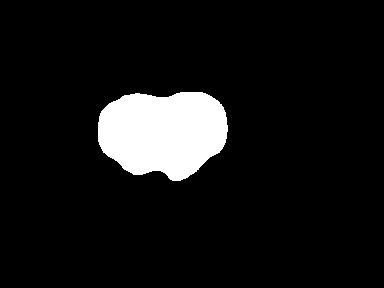
#> input picture test_images/30.tif, 384 x 288 px
$ python polar_transformations.py
#> lines starting #> are read from the running program, lines starting #| are printed output that depends on the picture; after the words box and inside, x2 and y2 are one past the last pixel; in counts of white or black regions, pixels touching at a corner belong together
import os


from scipy.ndimage.measurements import label as skimage_label
from skimage.measure import regionprops

import matplotlib.pyplot as plt
import numpy as np
import cv2 as cv

def centroids(img):
  img[img < 1] = 0
  label, count = skimage_label(img)
  props = regionprops(label)
  centroids = np.array([(p.centroid[1], p.centroid[0]) for p in props])
  return centroids

def get_connected_component(img, center):
  labels, count = skimage_label(img, structure=np.ones((3, 3)))
  if count == 0:
    return img
  center = np.round(center).astype(int)
  center_label = labels[center[1], center[0]]
  cc = labels == center_label
  return cc.astype(np.uint8)

def lcc(img):
  labels, count = skimage_label(img)
  if count == 0:
    return img
  lcc = labels == np.argmax(np.bincount(labels.flat)[1:])+1
  return lcc.astype(np.uint8)

def centroid(img, lcc=False):
  if lcc:
    img = img.astype(np.uint8)
    nb_components, output, stats, centroids = cv.connectedComponentsWithStats(img, connectivity=4)
    sizes = stats[:, -1]
    if len(sizes) > 2:
      max_label = 1
      max_size = sizes[1]

      for i in range(2, nb_components):
          if sizes[i] > max_size:
              max_label = i
              max_size = sizes[i]

      img2 = np.zeros(output.shape)
      img2[output == max_label] = 255
      img = img2

  if len(img.shape) > 2:
    M = cv.moments(img[:,:,1])
  else:
    M = cv.moments(img)

  if M["m00"] == 0:
    return (img.shape[0] // 2, img.shape[1] // 2)

  cX = int(M["m10"] / M["m00"])
  cY = int(M["m01"] / M["m00"])
  return (cX, cY)

def to_polar(input_img, center):
  img = input_img.astype(np.float32)
  value = np.sqrt(((img.shape[0]/2.0)**2.0)+((img.shape[1]/2.0)**2.0))
  polar_image = cv.linearPolar(img, tuple(center), value, cv.WARP_FILL_OUTLIERS)
  img = None
  del img
  polar_image = cv.rotate(polar_image, cv.ROTATE_90_COUNTERCLOCKWISE)
  return polar_image

def to_cart(input_img, center):
  input_img = np.rot90(input_img, k=3)
  value = np.sqrt(((input_img.shape[1]/2.0)**2.0)+((input_img.shape[0]/2.0)**2.0))
  polar_image = cv.linearPolar(input_img, tuple(center), value, cv.WARP_FILL_OUTLIERS + cv.WARP_INVERSE_MAP)
  return polar_image

if __name__ == "__main__":
  image = cv.imread('test_images/30.tif')
#> image is the input picture: shape (288, 384, 3); 8.2% white; 1 white region, box (x1, y1, x2, y2) and area: (98, 92, 228, 181) 9030
  plt.imshow(image)

  center = centroid(image)
#> in centroid, `M = cv.moments(img[:,:,1])`: M = moments, m00 2302650, centre m10/m00, m01/m00 = (162.7, 132.3)
#> in centroid, `cX = int(M["m10"] / M["m00"])`: cX = 162
#> in centroid, `cY = int(M["m01"] / M["m00"])`: cY = 132
#> center = (162, 132)
  plt.scatter(center[0], center[1])
  plt.show()
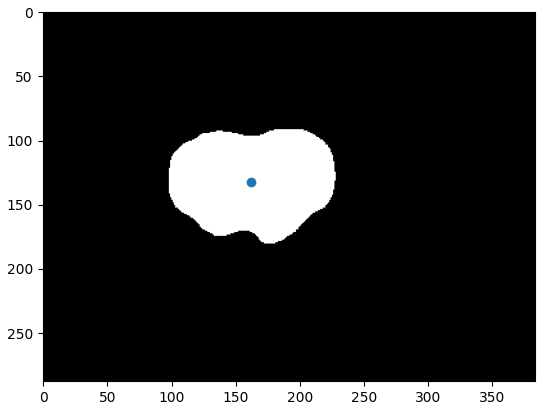
#> figure drawn by matplotlib, 1 panel

  polar = to_polar(image, center)
#> in to_polar, `polar_image = cv.linearPolar(img, tuple(center), value, cv.WARP_FILL_O..`:
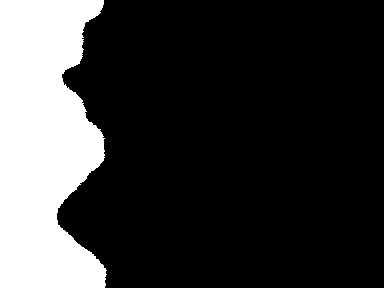
#> polar_image: shape (288, 384, 3) float32; 22.1% white; 1 white region, box (x1, y1, x2, y2) and area: (0, 0, 107, 288) 24465
#> in to_polar, `polar_image = cv.rotate(polar_image, cv.ROTATE_90_COUNTERCLOCKWISE)`:
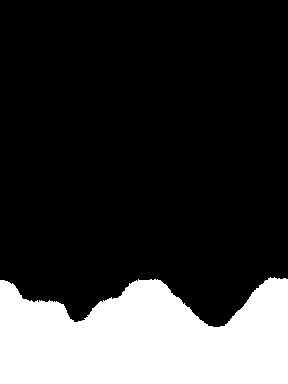
#> polar_image: shape (384, 288, 3) float32; 22.1% white; 1 white region, box (x1, y1, x2, y2) and area: (0, 277, 288, 384) 24465
  plt.imshow(polar)
  plt.show()

  cart = to_cart(polar, center)
#> in to_cart, `polar_image = cv.linearPolar(input_img, tuple(center), value, cv.WARP_..`: polar_image: shape (288, 384, 3) float32; 8.2% white; 1 white region, box (x1, y1, x2, y2) and area: (98, 92, 228, 181) 9029
  plt.imshow(cart)
  plt.show()
